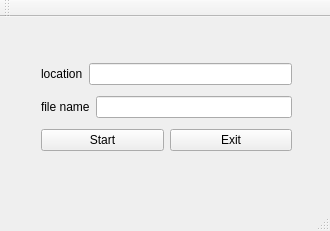
<?xml version="1.0" encoding="UTF-8"?>
<ui version="4.0">
 <class>GUIClass</class>
 <widget class="QMainWindow" name="GUIClass">
  <property name="geometry">
   <rect>
    <x>0</x>
    <y>0</y>
    <width>330</width>
    <height>231</height>
   </rect>
  </property>
  <property name="windowTitle">
   <string>GUI</string>
  </property>
  <widget class="QWidget" name="centralWidget">
   <widget class="QWidget" name="verticalLayoutWidget_2">
    <property name="geometry">
     <rect>
      <x>30</x>
      <y>30</y>
      <width>273</width>
      <height>121</height>
     </rect>
    </property>
    <layout class="QVBoxLayout" name="verticalLayout_2">
     <item>
      <layout class="QHBoxLayout" name="horizontalLayout_2">
       <item>
        <widget class="QLabel" name="label_2">
         <property name="text">
          <string>location</string>
         </property>
        </widget>
       </item>
       <item>
        <widget class="QLineEdit" name="locationLineEdit"/>
       </item>
      </layout>
     </item>
     <item>
      <layout class="QHBoxLayout" name="horizontalLayout">
       <item>
        <widget class="QLabel" name="label">
         <property name="text">
          <string>file name</string>
         </property>
        </widget>
       </item>
       <item>
        <widget class="QLineEdit" name="fileLineEdit"/>
       </item>
      </layout>
     </item>
     <item>
      <layout class="QHBoxLayout" name="horizontalLayout_4">
       <item>
        <widget class="QPushButton" name="startButton">
         <property name="text">
          <string>Start</string>
         </property>
        </widget>
       </item>
       <item>
        <widget class="QPushButton" name="exitButton">
         <property name="text">
          <string>Exit</string>
         </property>
        </widget>
       </item>
      </layout>
     </item>
    </layout>
   </widget>
  </widget>
  <widget class="QMenuBar" name="menuBar">
   <property name="geometry">
    <rect>
     <x>0</x>
     <y>0</y>
     <width>330</width>
     <height>22</height>
    </rect>
   </property>
  </widget>
  <widget class="QToolBar" name="mainToolBar">
   <attribute name="toolBarArea">
    <enum>TopToolBarArea</enum>
   </attribute>
   <attribute name="toolBarBreak">
    <bool>false</bool>
   </attribute>
  </widget>
  <widget class="QStatusBar" name="statusBar"/>
 </widget>
 <layoutdefault spacing="6" margin="11"/>
 <resources>
  <include location="gui.qrc"/>
 </resources>
 <connections>
  <connection>
   <sender>exitButton</sender>
   <signal>clicked()</signal>
   <receiver>GUIClass</receiver>
   <slot>close()</slot>
   <hints>
    <hint type="sourcelabel">
     <x>300</x>
     <y>177</y>
    </hint>
    <hint type="destinationlabel">
     <x>372</x>
     <y>285</y>
    </hint>
   </hints>
  </connection>
  <connection>
   <sender>startButton</sender>
   <signal>clicked()</signal>
   <receiver>GUIClass</receiver>
   <slot>initImg()</slot>
   <hints>
    <hint type="sourcelabel">
     <x>101</x>
     <y>162</y>
    </hint>
    <hint type="destinationlabel">
     <x>50</x>
     <y>197</y>
    </hint>
   </hints>
  </connection>
 </connections>
 <slots>
  <slot>initImg()</slot>
 </slots>
</ui>
